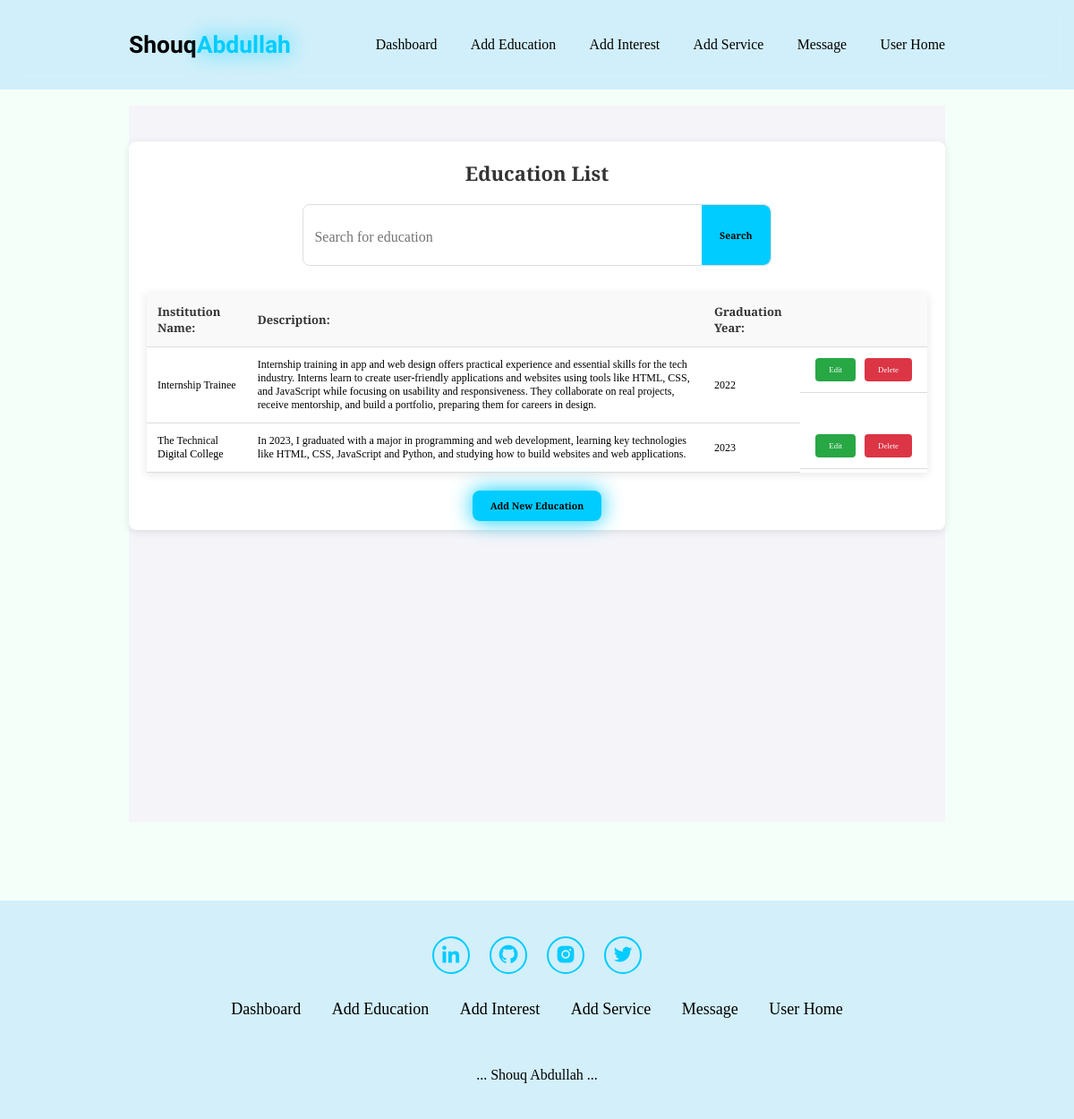
Page /dashboard/education/ on the committed database.
### dashboard/models.py (models this page shows, shortened)
class Education(models.Model):
    uni_name = models.CharField(max_length=255)
    degree = models.CharField(max_length=255)
    description = models.TextField()
    graduation_year = models.IntegerField()

### dashboard/views.py (the view)
# urls.py: path('education/', views.education_list, name='education_list'),
def education_list(request):
    query = request.GET.get('q', '')
    educations = Education.objects.filter(
        Q(uni_name__icontains=query) | Q(description__icontains=query)
    ).order_by('graduation_year')
    return render(request, 'dashboard/education_list.html', {'educations': educations})

### dashboard/templates/dashboard/education_list.html (shortened to what this page needs)
{% extends 'about_myself/base.html' %}
{% block content %}
<br><br><br>
<section>
<section class="education-section">
  <div class="container">
    <h1 class="title">Education List</h1>
    <div class="search-form">
      <form method="GET" class="search-bar">
        <input type="text" name="q" placeholder="Search for education" value="{{ request.GET.q }}" class="search-input">
        <button type="submit" class="search-btn">Search</button>
      </form>
    </div>
    <div class="education-table">
      <table>
        <thead>
          <tr>
            <th>Institution Name:</th>
            <th>Description:</th>
            <th>Graduation Year:</th>
            <th> </th>
          </tr>
        </thead>
        <tbody>
          {% for education in educations %}
          <tr>
            <td>{{ education.uni_name }}</td>
            <td>{{ education.description }}</td>
            <td>{{ education.graduation_year }}</td>
            <td class="action-buttons">
              <a href="{% url 'dashboard:update_education' education.pk %}" class="btn btn-edit">Edit</a>
              <a href="{% url 'dashboard:delete_education' education.pk %}" class="btn btn-delete">Delete</a>
            </td>
          </tr>
          {% endfor %}
        </tbody>
      </table>
    </div>
    <div class="add-education">
      <a href="{% url 'dashboard:add_education' %}" class="btn1 btn-add">Add New Education</a>
    </div>
  </div>
</section>
</section>
{% endblock %}

### about_myself/static/css/style.css (style rules this page uses)
* { margin: 0; padding: 0; box-sizing: border-box; text-decoration: none; border: none; outline: none; scroll-behavior: smooth; font-family: 'Playfair Display', serif; }
:root { --bg-color:#F5FFFA; --second-bg-color:rgba(159, 215, 249, 0.41); --text-color:black; --main-color:#00CCFF; }
html { font-size: 60%; scroll-behavior: smooth; }
body { background: var(--bg-color); color: var(--text-color); }
section { min-height: 100vh; padding: 10rem 12% 10rem; }
@media (max-width:1285px) { html { font-size: 55%; } }
form input[type="text"] { width: 100%; padding: 12px; margin-bottom: 10px; border: 1px; border-radius: 8px; font-size: 16px; font-family: 'Playfair Display', serif; transition: border-color 0.3s ease; background-color: white; color: var(--text-color); margin-top: 15px; }
.education-section { padding: 40px 0; background-color: #f4f4f9; }
.container { max-width: 1100px; margin: 0 auto; padding: 20px; background-color: white; border-radius: 8px; box-shadow: 0 2px 10px rgba(0, 0, 0, 0.1); }
.title { font-size: 2.5rem; color: #333; margin-bottom: 20px; text-align: center; }
.search-form { display: flex; justify-content: center; margin-bottom: 20px; }
.search-bar { display: flex; width: 60%; border: 1px solid #ddd; border-radius: 8px; overflow: hidden; }
.search-input { flex: 1; padding: 10px; border: none; font-size: 1rem; border-radius: 8px 0 0 8px; }
.search-btn { padding: 10px 20px; background-color: #007BFF; border: none; color: white; cursor: pointer; font-size: 1rem; border-radius: 0 8px 8px 0; transition: background-color 0.3s; }
.education-table { margin-top: 30px; }
table { width: 100%; border-collapse: collapse; margin-top: 20px; box-shadow: 0 2px 10px rgba(0, 0, 0, 0.1); }
th, td { padding: 12px; text-align: left; border-bottom: 1px solid #ddd; }
th { background-color: #f9f9f9; font-weight: bold; color: #333; }
td a { text-decoration: none; margin: 0 5px; }
.action-buttons { display: flex; gap: 10px; justify-content: center; }
.btn { padding: 8px 15px; border-radius: 4px; font-size: 1rem; cursor: pointer; transition: all 0.3s ease; }
.btn-edit { background-color: #28a745; color: white; }
.btn-delete { background-color: #dc3545; color: white; }
.add-education { margin-top: 30px; text-align: center; }
.btn-add { padding: 10px 20px; background-color: #007BFF; color: white; text-decoration: none; font-size: 1.2rem; border-radius: 8px; transition: background-color 0.3s ease; }
th, td { padding: 12px; text-align: left; border-bottom: 1px solid #ddd; font-size: 12px; font-family: 'Playfair Display', serif; }
th { background-color: #f9f9f9; font-weight: bold; color: #333; font-size: 13px; font-family: 'Playfair Display', serif; }
.btn-edit { background-color: #28a745; color: white; box-shadow: none; font-family: 'Playfair Display', serif; }
.btn-delete { background-color: #dc3545; color: white; box-shadow: none; font-family: 'Playfair Display', serif; }
.btn-add { padding: 10px 20px; background-color: #007BFF; color: white; text-decoration: none; font-size: 1.2rem; border-radius: 8px; transition: background-color 0.3s ease; font-family: 'Playfair Display', serif; }
.action-buttons { display: flex; gap: 0px; justify-content: flex-end; }
.title { font-size: 2.5rem; color: #333; margin-bottom: 20px; text-align: center; font-family: 'Playfair Display', serif; }
.search-bar { display: flex; width: 60%; border: 1px solid #ddd; border-radius: 8px; overflow: hidden; font-family: 'Playfair Display', serif; }
.search-btn { padding: 10px 20px; font-family: 'Playfair Display', serif; background-color:var(--main-color); border: none; color: black; cursor: pointer; font-size: 1.2rem; border-radius: 0 8px 8px 0; transition: background-color 0.3s; font-weight: bold; }
.btn-add { padding: 10px 20px; color: black; text-decoration: none; font-size: 1.2rem; border-radius: 8px; transition: background-color 0.3s ease; background: var(--main-color); box-shadow: 0 0 25px var(--main-color); font-weight: bold; }

### rows in the picture
Education: uni_name "Internship Trainee", description "Internship training in app and web design offers practical experience and essential skills for the tech industry. Interns learn to create user-friendly applications and websites using tools like HTML, CSS, and JavaScript while focusing on usability and responsiveness. They collaborate on real projects, receive mentorship, and build a portfolio, preparing them for careers in design.", graduation_year "2022"
Education: uni_name "The Technical Digital College", description "In 2023, I graduated with a major in programming and web development, learning key technologies like HTML, CSS, JavaScript and Python, and studying how to build websites and web applications.", graduation_year "2023"
